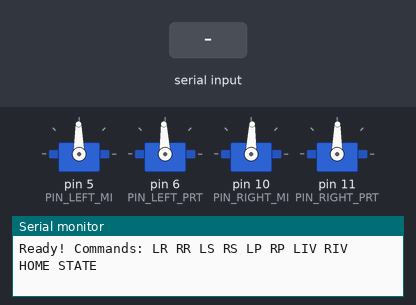
Bench run of a sketch on a simulated Arduino Uno, built with avr-gcc and run on an emulated ATmega328P. On the bench: 4 × servo, the last lines printed to the serial monitor. Inputs (shaded band) come from the test bench.

Above: at 1.7 s.
1.8 s: "LR\n" received over Serial
At 2.6 s:
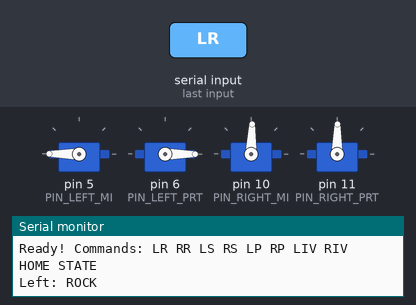
4.3 s: "RR\n" received over Serial
At 5.0 s:
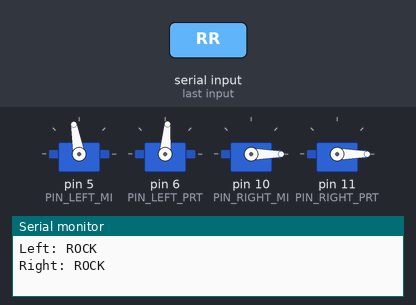
6.8 s: "LS\n" received over Serial
At 7.2 s:
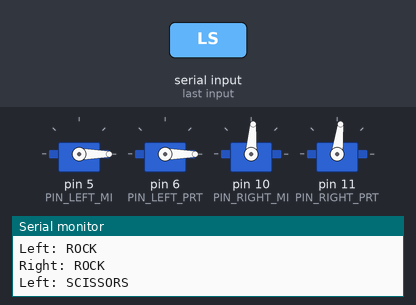
9.3 s: "RS\n" received over Serial
At 9.7 s:
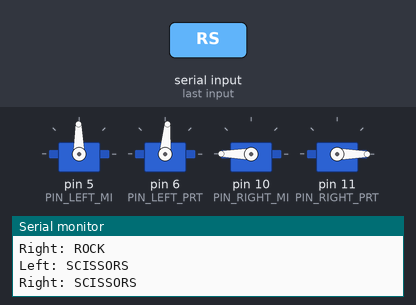
11.8 s: "LP\n" received over Serial
At 12.2 s:
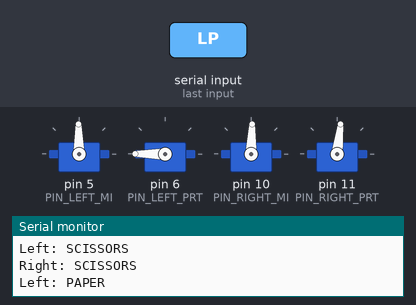
13.9 s: "RP\n" received over Serial
At 14.3 s:
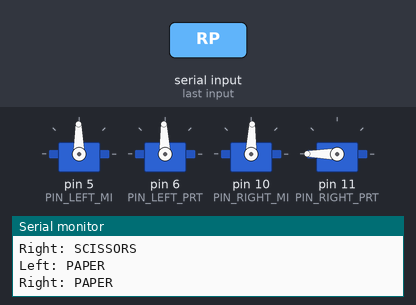
Timing chart, 0 to 16.9 s (numbered marks = the images above; inputs shaded):
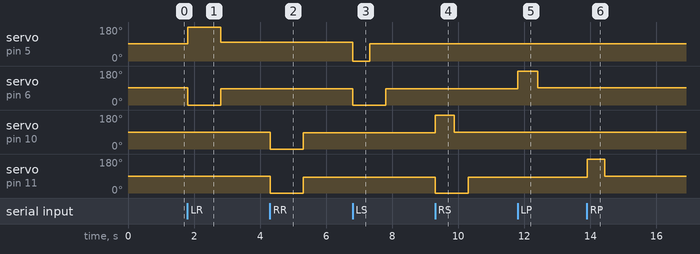

Measured:
- after the input at 1.8 s, servo on pin 5 (PIN_LEFT_MI): 91° → 180° at once, → 100° 1.0 s later; servo on pin 6 (PIN_LEFT_PRT): 92° → 0° at once, → 85° 1.0 s later
- after the input at 4.3 s, servo on pin 10 (PIN_RIGHT_MI): 88° → 0° at once, → 86° 1.0 s later; servo on pin 11 (PIN_RIGHT_PRT): 89° → 0° at once, → 83° 1.0 s later
- after the input at 6.8 s, servo on pin 5 (PIN_LEFT_MI): 100° → 0° at once, → 91° 0.53 s later; servo on pin 6 (PIN_LEFT_PRT): 85° → 0° at once, → 85° 1.0 s later
- after the input at 9.3 s, servo on pin 10 (PIN_RIGHT_MI): 86° → 180° at once, → 88° 0.58 s later; servo on pin 11 (PIN_RIGHT_PRT): 83° → 0° at once, → 83° 1.0 s later
- after the input at 11.8 s, servo on pin 6 (PIN_LEFT_PRT): 85° → 180° at once, → 92° 0.60 s later
- after the input at 13.9 s, servo on pin 11 (PIN_RIGHT_PRT): 83° → 180° at once, → 89° 0.54 s later

The sketch:

HandActions.ino
```cpp
#include <Servo.h>

Servo leftMI;
Servo leftPRT;
Servo rightMI;
Servo rightPRT;

const int PIN_LEFT_MI   = 5;
const int PIN_LEFT_PRT  = 6;
const int PIN_RIGHT_MI  = 10;
const int PIN_RIGHT_PRT = 11;

// =============================================
// TUNED VALUES (from HandTuner)
// =============================================
int LMI_STOP        = 91;
int LMI_LOCK        = 100;
int LMI_CURL_SPD    = 180;
int LMI_CURL_DUR    = 1000;
int LMI_UNCURL_SPD  = 0;
int LMI_UNCURL_DUR  = 525;

int LPRT_STOP       = 92;
int LPRT_LOCK       = 85;
int LPRT_CURL_SPD   = 0;
int LPRT_CURL_DUR   = 1000;
int LPRT_UNCURL_SPD = 180;
int LPRT_UNCURL_DUR = 600;

int RMI_STOP        = 88;
int RMI_LOCK        = 86;
int RMI_CURL_SPD    = 0;
int RMI_CURL_DUR    = 1000;
int RMI_UNCURL_SPD  = 180;
int RMI_UNCURL_DUR  = 580;

int RPRT_STOP       = 89;
int RPRT_LOCK       = 83;
int RPRT_CURL_SPD   = 0;
int RPRT_CURL_DUR   = 1000;
int RPRT_UNCURL_SPD = 180;
int RPRT_UNCURL_DUR = 540;
// =============================================

int holdLMI  = 0;
int holdLPRT = 0;
int holdRMI  = 0;
int holdRPRT = 0;

bool curledLMI  = false;
bool curledLPRT = false;
bool curledRMI  = false;
bool curledRPRT = false;

bool          running[4] = {false, false, false, false};
unsigned long stopAt[4]  = {0, 0, 0, 0};
int           stopVal[4] = {0, 0, 0, 0};
bool          wasCurl[4] = {false, false, false, false};

#define M_LMI  0
#define M_LPRT 1
#define M_RMI  2
#define M_RPRT 3

Servo*  motors[4];
int*    holds[4];
bool*   curleds[4];

void setup() {
  Serial.begin(9600);

  holdLMI  = LMI_STOP;
  holdLPRT = LPRT_STOP;
  holdRMI  = RMI_STOP;
  holdRPRT = RPRT_STOP;

  leftMI.attach(PIN_LEFT_MI);
  leftPRT.attach(PIN_LEFT_PRT);
  rightMI.attach(PIN_RIGHT_MI);
  rightPRT.attach(PIN_RIGHT_PRT);

  motors[M_LMI]  = &leftMI;
  motors[M_LPRT] = &leftPRT;
  motors[M_RMI]  = &rightMI;
  motors[M_RPRT] = &rightPRT;

  holds[M_LMI]  = &holdLMI;
  holds[M_LPRT] = &holdLPRT;
  holds[M_RMI]  = &holdRMI;
  holds[M_RPRT] = &holdRPRT;

  curleds[M_LMI]  = &curledLMI;
  curleds[M_LPRT] = &curledLPRT;
  curleds[M_RMI]  = &curledRMI;
  curleds[M_RPRT] = &curledRPRT;

  leftMI.write(holdLMI);
  leftPRT.write(holdLPRT);
  rightMI.write(holdRMI);
  rightPRT.write(holdRPRT);

  delay(500);
  Serial.println("Ready! Commands: LR RR LS RS LP RP LIV RIV HOME STATE");
}

void startMotor(int idx, int speed, int duration, int endVal, bool isCurl) {
  *holds[idx]  = speed;
  motors[idx]->write(speed);
  running[idx] = true;
  stopAt[idx]  = millis() + duration;
  stopVal[idx] = endVal;
  wasCurl[idx] = isCurl;
}

void updateMotors() {
  for (int i = 0; i < 4; i++) {
    if (running[i] && millis() >= stopAt[i]) {
      running[i]  = false;
      *holds[i]   = stopVal[i];
      *curleds[i] = wasCurl[i];
      motors[i]->write(stopVal[i]);
    }
    motors[i]->write(*holds[i]);
  }
}

void curlMotor(int idx) {
  int spd, dur, lockVal;
  switch(idx) {
    case M_LMI:  spd=LMI_CURL_SPD;  dur=LMI_CURL_DUR;  lockVal=LMI_LOCK;  break;
    case M_LPRT: spd=LPRT_CURL_SPD; dur=LPRT_CURL_DUR; lockVal=LPRT_LOCK; break;
    case M_RMI:  spd=RMI_CURL_SPD;  dur=RMI_CURL_DUR;  lockVal=RMI_LOCK;  break;
    case M_RPRT: spd=RPRT_CURL_SPD; dur=RPRT_CURL_DUR; lockVal=RPRT_LOCK; break;
  }
  startMotor(idx, spd, dur, lockVal, true);
}

void uncurlMotor(int idx) {
  int spd, dur, sVal;
  switch(idx) {
    case M_LMI:  spd=LMI_UNCURL_SPD;  dur=LMI_UNCURL_DUR;  sVal=LMI_STOP;  break;
    case M_LPRT: spd=LPRT_UNCURL_SPD; dur=LPRT_UNCURL_DUR; sVal=LPRT_STOP; break;
    case M_RMI:  spd=RMI_UNCURL_SPD;  dur=RMI_UNCURL_DUR;  sVal=RMI_STOP;  break;
    case M_RPRT: spd=RPRT_UNCURL_SPD; dur=RPRT_UNCURL_DUR; sVal=RPRT_STOP; break;
  }
  startMotor(idx, spd, dur, sVal, false);
}

void goHome() {
  Serial.println("Homing...");
  if (curledLMI)  uncurlMotor(M_LMI);
  if (curledLPRT) uncurlMotor(M_LPRT);
  if (curledRMI)  uncurlMotor(M_RMI);
  if (curledRPRT) uncurlMotor(M_RPRT);
}

// ROCK = all fingers curled
void leftRock() {
  Serial.println("Left: ROCK");
  curlMotor(M_LMI);
  curlMotor(M_LPRT);
}
void rightRock() {
  Serial.println("Right: ROCK");
  curlMotor(M_RMI);
  curlMotor(M_RPRT);
}

// SCISSORS = PRT curled, MI open
void leftScissors() {
  Serial.println("Left: SCISSORS");
  curlMotor(M_LPRT);
  if (curledLMI) uncurlMotor(M_LMI);
}
void rightScissors() {
  Serial.println("Right: SCISSORS");
  curlMotor(M_RPRT);
  if (curledRMI) uncurlMotor(M_RMI);
}

// PAPER = all fingers open
void leftPaper() {
  Serial.println("Left: PAPER");
  if (curledLMI)  uncurlMotor(M_LMI);
  if (curledLPRT) uncurlMotor(M_LPRT);
}
void rightPaper() {
  Serial.println("Right: PAPER");
  if (curledRMI)  uncurlMotor(M_RMI);
  if (curledRPRT) uncurlMotor(M_RPRT);
}

// INVALID = MI curled only, PRT open
void leftInvalid() {
  Serial.println("Left: INVALID");
  curlMotor(M_LMI);
  if (curledLPRT) uncurlMotor(M_LPRT);
}
void rightInvalid() {
  Serial.println("Right: INVALID");
  curlMotor(M_RMI);
  if (curledRPRT) uncurlMotor(M_RPRT);
}

void printState() {
  Serial.println("--- State ---");
  Serial.print("L MI:  "); Serial.println(curledLMI  ? "CURLED" : "open");
  Serial.print("L PRT: "); Serial.println(curledLPRT ? "CURLED" : "open");
  Serial.print("R MI:  "); Serial.println(curledRMI  ? "CURLED" : "open");
  Serial.print("R PRT: "); Serial.println(curledRPRT ? "CURLED" : "open");
  Serial.println("-------------");
}

void loop() {
  updateMotors();

  if (Serial.available() > 0) {
    String cmd = Serial.readStringUntil('\n');
    cmd.trim();
    cmd.toUpperCase();

    if      (cmd == "LR")   { leftRock(); }
    else if (cmd == "RR")   { rightRock(); }
    else if (cmd == "LS")   { leftScissors(); }
    else if (cmd == "RS")   { rightScissors(); }
    else if (cmd == "LP")   { leftPaper(); }
    else if (cmd == "RP")   { rightPaper(); }
    else if (cmd == "LIV")  { leftInvalid(); }
    else if (cmd == "RIV")  { rightInvalid(); }
    else if (cmd == "HOME") { goHome(); }
    else if (cmd == "STATE"){ printState(); }
    else { Serial.println("Unknown. Use: LR RR LS RS LP RP LIV RIV HOME STATE"); }
  }
}
```
